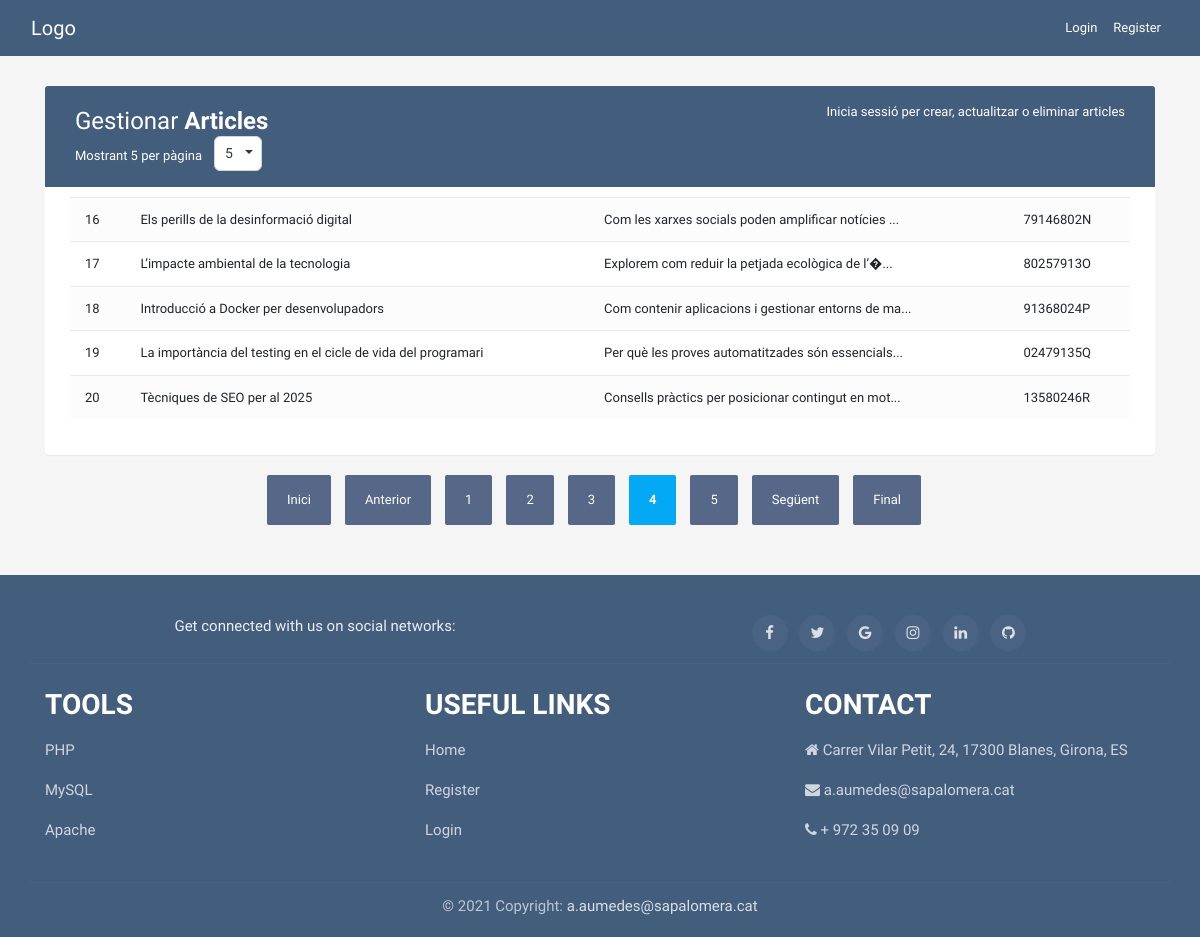
The page /?action=menu&per_page=5&page=4 on the database its author committed.
### tables this page shows
CREATE TABLE `articles` (
  `id` int(11) NOT NULL,
  `dni` varchar(9) NOT NULL,
  `titol` varchar(255) NOT NULL,
  `cos` text NOT NULL,
  `data_creacio` timestamp NOT NULL DEFAULT current_timestamp(),
  `data_modificacio` timestamp NOT NULL DEFAULT current_timestamp() ON UPDATE current_timestamp()
);

### public/index.php (called while the page is built, shortened)
<?php
require_once __DIR__ . '/../app/controlador/ArticleController.php';
$controller = new ArticleController();
$controller->handleRequest();
?>

### app/model/components/auth.php (called while the page is built, shortened)
<?php
function isLoggedIn(): bool {
    return false;
}

### app/model/database/database.php (called while the page is built, shortened)
<?php
class Database {
    private $host = '127.0.0.1';
    private $dbname = 'pt04_arnau_aumedes';
    private $username = 'root';
    private $password = '';
    private $charset = 'utf8mb4';
    private $pdo;
    private function connect() {
        $dsn = "mysql:host={$this->host};dbname={$this->dbname};charset={$this->charset}";
        $options = [
            PDO::ATTR_ERRMODE            => PDO::ERRMODE_EXCEPTION,
            PDO::ATTR_DEFAULT_FETCH_MODE => PDO::FETCH_ASSOC,
            PDO::ATTR_EMULATE_PREPARES   => false,
        ];
        try {
            $this->pdo = new PDO($dsn, $this->username, $this->password, $options);
        } catch (PDOException $e) {
            die('Error de connexió: ' . $e->getMessage());
        }
    }
    public function getConnection() {
        return $this->pdo;
    }
}
?>

### app/model/dao/ArticleDAO.php (called while the page is built, shortened)
<?php
require_once __DIR__ . '/../entities/Article.php';
class ArticleDAO extends Article
{
    private $db;
    public function __construct(PDO $db)
    {
        $this->db = $db;
    }
    public function countAll()
    {
        $stmt = $this->db->query("SELECT COUNT(*) FROM articles");
        return $stmt->fetchColumn();
    }
    public function findPage($limit, $offset)
    {
        $stmt = $this->db->prepare("SELECT * FROM articles ORDER BY id ASC LIMIT :limit OFFSET :offset");
        $stmt->bindValue(':limit', (int)$limit, PDO::PARAM_INT);
        $stmt->bindValue(':offset', (int)$offset, PDO::PARAM_INT);
        $stmt->execute();
        $rows = $stmt->fetchAll(PDO::FETCH_ASSOC);
        $articles = [];
        foreach ($rows as $row) {
            $article = new Article($row['dni'], $row['titol'], $row['cos']);
            $article->setId($row['id']);
            $articles[] = $article;
        }
        return $articles;
    }
}
?>

### app/model/entities/Article.php (called while the page is built, shortened)
<?php
class Article
{
    public $id;
    private $dni;
    private $titol;
    private $cos;
    public function __construct($dni, $titol, $cos)
    {
        $this->dni = $dni;
        $this->titol = $titol;
        $this->cos = $cos;
    }
    public function getId()
    {
        return $this->id;
    }
    public function getDni()
    {
        return $this->dni;
    }
    public function getTitol()
    {
        return $this->titol;
    }
    public function getCos()
    {
        return $this->cos;
    }
    public function setId($id)
    {
        $this->id = $id;
    }
}
?>

### app/vista/menu.php (the view, shortened to what this page needs)
<!DOCTYPE html>
<html lang="ca">
<head>
    <link rel="stylesheet" href="https://stackpath.bootstrapcdn.com/bootstrap/4.5.0/css/bootstrap.min.css">
    <link rel="stylesheet" href="https://maxcdn.bootstrapcdn.com/font-awesome/4.7.0/css/font-awesome.min.css">
    <link rel="stylesheet" href="/practicas/Pràctica 03 - Paginació/public/css/style.css">
</head>
<body>
    <header>
        <?php
        require_once __DIR__ . '/../globals/header.php';
        ?>
    </header>
    <div class="container-xl">
        <div class="table-responsive">
            <div class="table-wrapper">
                <div class="table-title">
                    <div class="row">
                        <div class="col-sm-6">
                            <h2>Gestionar <b>Articles</b></h2>
                            <form id="perPageForm" method="GET" class="form-inline" style="display:inline-block;">
                                <div class="hint-text">Mostrant <?php echo isset($perPage) ? $perPage : 5; ?> per pàgina
                                </div>
                                <select name="per_page" id="per_page"
                                    onchange="document.getElementById('perPageForm').submit()">
                                    <?php
                                    $options = [1, 5, 10, 20];
                                    $currentPerPage = $perPage ?? 5;
                                    foreach ($options as $option) {
                                        $selected = ($option == $currentPerPage) ? 'selected' : '';
                                        echo "<option value=\"$option\" $selected>$option</option>";
                                    }
                                    ?>
                                </select>
                            </form>
                        </div>
                        <div class="col-sm-6">
                            <?php
                            require_once __DIR__ . '/../model/components/auth.php';
                            if (isLoggedIn()):
                            ?>
                                <a href="?action=create" data-toggle="tooltip" title="Crear" class="btn btn-success"><i
                                        class="material-icons">&#xE147;</i>
                                    <span>Crear</span></a>
                                <a href="?action=update" data-toggle="tooltip" title="Actualitzar Article"
                                   class="btn btn-warning"><i class="material-icons">&#xE254;</i>
                                    <span>Actualitzar</span></a>
                                <a href="/practicas/Pràctica 03 - Paginació/app/vista/delete.php" data-toggle="tooltip"
                                   title="Eliminar Article" class="btn btn-danger"><i class="material-icons">&#xE15C;</i>
                                    <span>Eliminar</span></a>
                            <?php else: ?>
                                <div class="text-right">
                                    <span class="text-white">Inicia sessió per crear, actualitzar o eliminar articles</span>
                                </div>
                            <?php endif; ?>
                        </div>
                    </div>
                </div>
                <div id="articles-list">
                    <table class="table table-striped table-hover">
                        <tbody>
                            <?php if (isset($error_message)): ?>
                            <?php elseif (empty($articles)): ?>
                            <?php else: ?>
                                <?php foreach ($articles as $article): ?>
                                    <tr>
                                        <td><?php echo htmlspecialchars($article->getId()); ?></td>
                                        <td><?php echo htmlspecialchars($article->getTitol()); ?></td>
                                        <td><?php echo htmlspecialchars(substr(trim($article->getCos()), 0, 50)) . (strlen($article->getCos()) > 50 ? '...' : ''); ?>
                                        </td>
                                        <td><?php echo htmlspecialchars($article->getDni()); ?></td>
                                    </tr>
                                <?php endforeach; ?>
                            <?php endif; ?>
                        </tbody>
                    </table>
                </div>
            </div>
            <div class="paginacion">
                <div id="pagination-controls" class="clearfix">
                    <ul class="pagination">
                        <?php
                        $currentPage = $currentPage ?? 1;
                        $totalPages = $totalPages ?? 1;
                        $perPage = $perPage ?? 5;
                        $prev = max(1, $currentPage - 1);
                        $next = min($totalPages, $currentPage + 1);
                        $baseParams = 'action=menu&per_page=' . $perPage;
                        $firstDisabled = ($currentPage <= 1) ? 'disabled' : '';
                        ?>
                        <li class="page-item <?php echo $firstDisabled; ?>">
                            <a class="page-link"
                                href="<?php echo ($currentPage > 1) ? '?' . $baseParams . '&page=1' : '#'; ?>">Inici</a>
                        </li>
                        <li class="page-item <?php echo ($currentPage <= 1) ? 'disabled' : ''; ?>">
                            <a class="page-link"
                                href="<?php echo ($currentPage > 1) ? '?' . $baseParams . '&page=' . $prev : '#'; ?>">Anterior</a>
                        </li>
                        <?php
                        $maxLinks = 5;
                        if ($totalPages <= $maxLinks) {
                            $start = 1;
                            $end = $totalPages;
                        }
                        for ($p = $start; $p <= $end; $p++) {
                            $active = ($p == $currentPage) ? 'active' : '';
                            echo '<li class="page-item ' . $active . '"><a class="page-link" href="' . (($p == $currentPage) ? '#' : '?' . $baseParams . '&page=' . $p) . '">' . $p . '</a></li>';
                        }
                        ?>
                        <li class="page-item <?php echo ($currentPage >= $totalPages) ? 'disabled' : ''; ?>">
                            <a class="page-link"
                                href="<?php echo ($currentPage < $totalPages) ? '?' . $baseParams . '&page=' . $next : '#'; ?>">Següent</a>
                        </li>
                        <li class="page-item <?php echo ($currentPage >= $totalPages) ? 'disabled' : ''; ?>">
                            <a class="page-link"
                                href="<?php echo ($currentPage < $totalPages) ? '?' . $baseParams . '&page=' . $totalPages : '#'; ?>">Final</a>
                        </li>
                    </ul>
                </div>
            </div>
        </div>
    </div>
</body>
<footer>
    <?php
    require_once __DIR__ . '/../globals/footer.php';
    ?>
</footer>
</html>

### public/css/style.css (style rules this page uses)
body { color: #566787; background: #f5f5f5; font-family: "Varela Round", sans-serif; font-size: 13px; }
.table-responsive { margin: 30px 0; }
.table-wrapper { background: #fff; padding: 20px 25px; border-radius: 3px; min-width: 1000px; box-shadow: 0 1px 1px rgba(0, 0, 0, 0.05); }
.table-title { padding-bottom: 15px; background: #435d7d; color: #fff; padding: 16px 30px; min-width: 100%; margin: -20px -25px 10px; border-radius: 3px 3px 0 0; }
.table-title h2 { margin: 5px 0 0; font-size: 24px; }
table.table tr th, table.table tr td { border-color: #e9e9e9; padding: 12px 15px; vertical-align: middle; }
table.table-striped tbody tr:nth-of-type(odd) { background-color: #fcfcfc; }
.pagination { float: right; margin: 0 0 5px; }
.pagination li a { border: none; font-size: 13px; min-width: 30px; min-height: 30px; color: #999; margin: 0 2px; line-height: 30px; border-radius: 2px !important; text-align: center; padding: 0 6px; }
.pagination li.active a, .pagination li.active a.page-link { background: #03a9f4; }
.hint-text { float: left; margin-top: 10px; font-size: 13px; }
.paginacion { margin: 20px 0; display: flex; justify-content: center; align-items: center; gap: 10px; flex-wrap: wrap; }
.paginacion ul { list-style: none; padding: 0; margin: 0; display: inline-flex; align-items: center; }
.paginacion ul li { display: inline-block; margin-right: 10px; }
.paginacion ul li a { display: block; padding: 10px 20px; color: #fff; background: #566787; text-decoration: none; border-radius: 4px; }
.paginacion ul li .active, .paginacion ul li.active a { background: #037e8c; font-weight: bold; }
#per_page { -webkit-appearance: none; -moz-appearance: none; appearance: none; background: #ffffff; color: #343a40; border: 1px solid #ced4da; padding: 6px 10px; font-size: 14px; border-radius: 6px; min-width: 48px; height: auto; box-shadow: none; transition: border-color 0.12s ease, box-shadow 0.12s ease; cursor: pointer; background-repeat: no-repeat; background-position: right 8px center; background-size: 8px 8px; margin-left: 12px; }
#per_page option { color: #343a40; background: #fff; }

### rows shown on the page
articles: id "16", titol "Els perills de la desinformació digital", cos "Com les xarxes socials poden amplificar notícies", dni "79146802N"
articles: id "17", titol "L’impacte ambiental de la tecnologia", cos "Explorem com reduir la petjada ecològica de l’�", dni "80257913O"
articles: id "18", titol "Introducció a Docker per desenvolupadors", cos "Com contenir aplicacions i gestionar entorns de ma", dni "91368024P"
articles: id "19", titol "La importància del testing en el cicle de vida del programari", cos "Per què les proves automatitzades són essencials", dni "02479135Q"
articles: id "20", titol "Tècniques de SEO per al 2025", cos "Consells pràctics per posicionar contingut en mot", dni "13580246R"

### other values the page prints
$perPage "5"
form field per_page "5"
